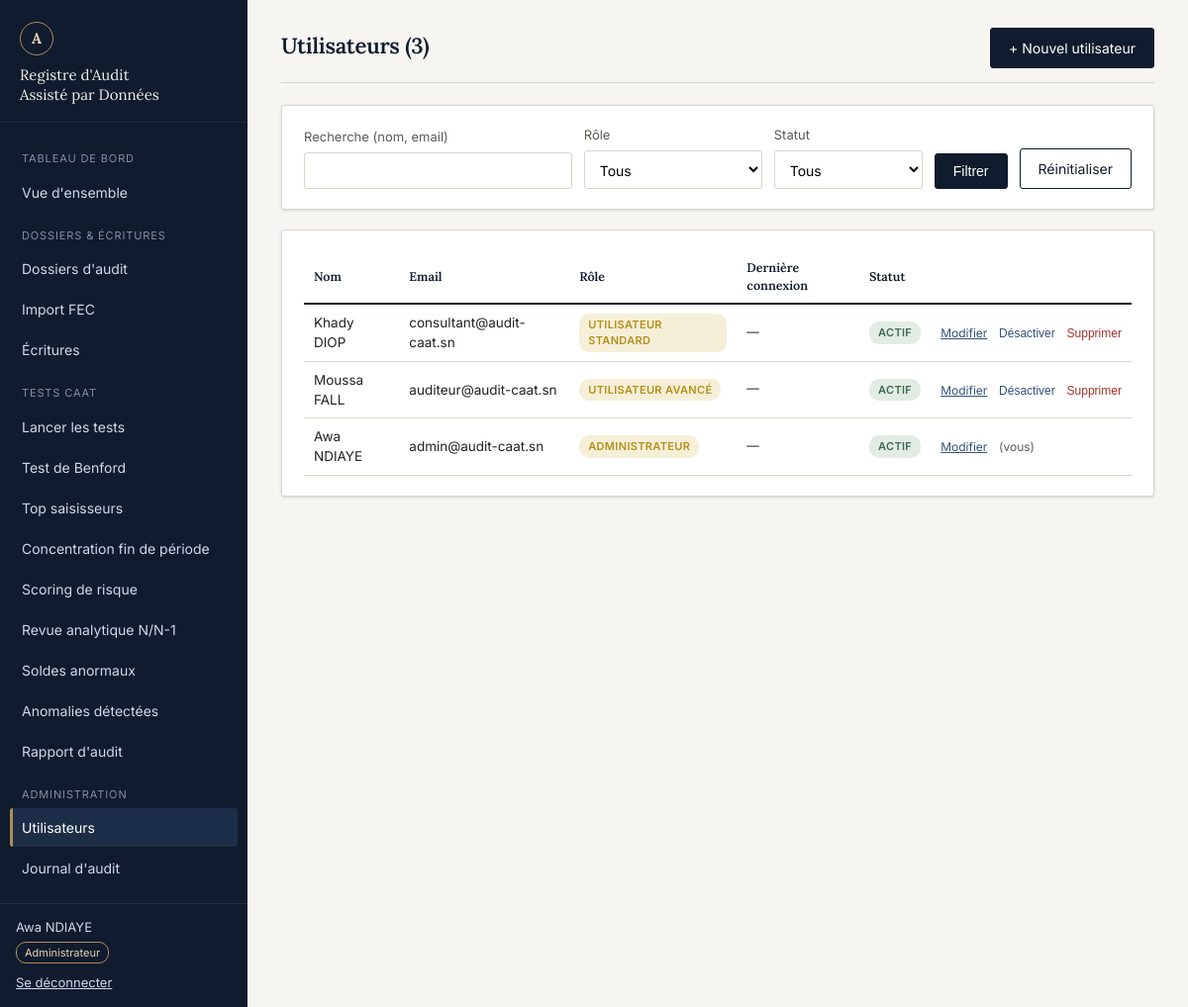
The app's page /modules/utilisateurs/liste.php (signed in) with its own data.
### tables this page shows
CREATE TABLE utilisateurs (
    id                  INT AUTO_INCREMENT PRIMARY KEY,
    nom                 VARCHAR(80) NOT NULL,
    prenom              VARCHAR(80) NOT NULL,
    email               VARCHAR(150) NOT NULL UNIQUE,
    mot_de_passe_hash   VARCHAR(255) NOT NULL,        
    role_id             INT NOT NULL,
    actif               TINYINT(1) NOT NULL DEFAULT 1,
    derniere_connexion  DATETIME NULL,
    date_creation       DATETIME NOT NULL DEFAULT CURRENT_TIMESTAMP,
    CONSTRAINT fk_utilisateurs_role FOREIGN KEY (role_id) REFERENCES roles(id)
        ON UPDATE CASCADE ON DELETE RESTRICT
);

CREATE TABLE roles (
    id            INT AUTO_INCREMENT PRIMARY KEY,
    code          VARCHAR(30) NOT NULL UNIQUE,       
    libelle       VARCHAR(100) NOT NULL,
    description   VARCHAR(255)
);

### includes/auth.php (called while the page is built, shortened)
<?php
function utilisateurCourant(): ?array
{
    return $_SESSION['utilisateur'] ?? null;
}

### modules/utilisateurs/liste.php (the view, shortened to what this page needs)
<?php
require_once __DIR__ . '/../../includes/auth.php';
$pdo = Database::getConnexion();
$moi = utilisateurCourant();
$fRecherche = trim((string) ($_GET['q'] ?? ''));
$conditions = [];
$params = [];
$where = $conditions ? ('WHERE ' . implode(' AND ', $conditions)) : '';
$parPage = 20;
$page = max(1, filter_input(INPUT_GET, 'page', FILTER_VALIDATE_INT) ?: 1);
$offset = ($page - 1) * $parPage;
$stmtTotal = $pdo->prepare("SELECT COUNT(*) FROM utilisateurs u $where");
$stmtTotal->execute($params);
$total = (int) $stmtTotal->fetchColumn();
$sql = "SELECT u.*, r.libelle AS role_libelle, r.code AS role_code
        FROM utilisateurs u JOIN roles r ON r.id = u.role_id
        $where ORDER BY u.nom, u.prenom
        LIMIT :limite OFFSET :offset";
$stmt = $pdo->prepare($sql);
$stmt->bindValue('limite', $parPage, PDO::PARAM_INT);
$stmt->bindValue('offset', $offset, PDO::PARAM_INT);
$stmt->execute();
$utilisateurs = $stmt->fetchAll();
$pageActive = 'utilisateurs';
require __DIR__ . '/../../includes/header.php';
?>
<div class="app-shell">
  <?php require __DIR__ . '/../../includes/sidebar.php'; ?>
  <div class="contenu">
    <div class="topbar">
      <h1 style="margin:0;font-size:22px;">Utilisateurs (<?= $total ?>)</h1>
      <a class="btn" href="formulaire.php">+ Nouvel utilisateur</a>
    </div>
    <div class="carte">
      <form method="get" style="display:flex;gap:12px;flex-wrap:wrap;align-items:flex-end;">
        <div class="champ" style="flex:1;min-width:220px;margin-bottom:0;">
          <label for="q">Recherche (nom, email)</label>
          <input type="text" name="q" id="q" value="<?= htmlspecialchars($fRecherche, ENT_QUOTES, 'UTF-8') ?>">
        </div>
        <div class="champ" style="min-width:180px;margin-bottom:0;">
          <label for="role_id">Rôle</label>
          <select name="role_id" id="role_id">
            <option value="">Tous</option>
          </select>
        </div>
        <div class="champ" style="min-width:150px;margin-bottom:0;">
          <label for="actif">Statut</label>
          <select name="actif" id="actif">
            <option value="">Tous</option>
          </select>
        </div>
        <button type="submit" class="btn">Filtrer</button>
        <a href="?" class="btn btn-secondaire">Réinitialiser</a>
      </form>
    </div>
    <div class="carte">
      <table class="table-audit">
        <thead><tr><th>Nom</th><th>Email</th><th>Rôle</th><th>Dernière connexion</th><th>Statut</th><th></th></tr></thead>
        <tbody>
          <?php foreach ($utilisateurs as $u): ?>
            <tr>
              <td><?= htmlspecialchars($u['prenom'] . ' ' . $u['nom'], ENT_QUOTES, 'UTF-8') ?></td>
              <td><?= htmlspecialchars($u['email'], ENT_QUOTES, 'UTF-8') ?></td>
              <td><span class="badge badge-moyenne"><?= htmlspecialchars($u['role_libelle'], ENT_QUOTES, 'UTF-8') ?></span></td>
              <td style="font-size:12.5px;"><?= $u['derniere_connexion'] ? date('d/m/Y H:i', strtotime($u['derniere_connexion'])) : '—' ?></td>
              <td><span class="badge <?= $u['actif'] ? 'badge-ok' : 'badge-critique' ?>"><?= $u['actif'] ? 'Actif' : 'Désactivé' ?></span></td>
              <td style="white-space:nowrap;">
                <a href="formulaire.php?id=<?= (int) $u['id'] ?>" style="font-size:12px;margin-right:8px;">Modifier</a>
                <?php if ((int) $u['id'] !== (int) $moi['id']): ?>
                  <form method="post" action="changer_statut.php" style="display:inline;margin-right:8px;">
                    <button type="submit" style="font-size:12px;background:none;border:none;color:var(--encre-500);cursor:pointer;padding:0;">
                      <?= $u['actif'] ? 'Désactiver' : 'Activer' ?>
                    </button>
                  </form>
                  <form method="post" action="supprimer.php" style="display:inline;" onsubmit="return confirm('Supprimer définitivement cet utilisateur ?');">
                    <button type="submit" style="font-size:12px;background:none;border:none;color:var(--risque-critique);cursor:pointer;padding:0;">Supprimer</button>
                  </form>
                <?php else: ?>
                  <span style="font-size:12px;color:var(--texte-att);">(vous)</span>
                <?php endif; ?>
              </td>
            </tr>
          <?php endforeach; ?>
        </tbody>
      </table>
    </div>
  </div>
</div>
<?php require __DIR__ . '/../../includes/footer.php'; ?>

### includes/sidebar.php (shortened to what this page needs)
<?php
$u = utilisateurCourant();
$role = $u['role_code'];
function lienNav(string $cle, string $href, string $texte, string $pageActive): void
{
    $classe = ($cle === $pageActive) ? 'lien actif' : 'lien';
    echo '<a class="' . $classe . '" href="' . htmlspecialchars($href, ENT_QUOTES, 'UTF-8') . '">'
        . htmlspecialchars($texte, ENT_QUOTES, 'UTF-8') . '</a>';
}
?>
<div class="sidebar">
  <div class="brand">
    <div class="brand-mark">A</div>
    <div class="brand-titre">Registre d'Audit<br>Assisté par Données</div>
  </div>
  <nav>
    <div class="groupe-titre">Tableau de bord</div>
    <?php lienNav('dashboard', BASE_URL . '/dashboard.php', 'Vue d\'ensemble', $pageActive); ?>
    <div class="groupe-titre">Dossiers &amp; écritures</div>
    <?php if (in_array($role, ['ADMIN', 'AVANCE'], true)): ?>
      <?php lienNav('import', BASE_URL . '/modules/import/import_fec.php', 'Import FEC', $pageActive); ?>
    <?php endif; ?>
    <div class="groupe-titre">Tests CAAT</div>
    <?php if (in_array($role, ['ADMIN', 'AVANCE'], true)): ?>
      <?php lienNav('tests', BASE_URL . '/modules/tests/lancer.php', 'Lancer les tests', $pageActive); ?>
    <?php endif; ?>
    <?php if ($role === 'ADMIN'): ?>
      <div class="groupe-titre">Administration</div>
    <?php endif; ?>
  </nav>
  <div class="pied-utilisateur">
    <div><?= htmlspecialchars($u['prenom'] . ' ' . $u['nom'], ENT_QUOTES, 'UTF-8') ?></div>
    <span class="role-badge"><?= htmlspecialchars($u['role_libelle'], ENT_QUOTES, 'UTF-8') ?></span>
    <div style="margin-top:10px;">
      <a href="<?= BASE_URL ?>/logout.php" style="color:#cfd8e6;font-size:13px;">Se déconnecter</a>
    </div>
  </div>
</div>

### assets/css/style.css (style rules this page uses)
:root { --encre-900: #101b2d; --encre-700: #1c2d47; --encre-500: #35507a; --papier: #f6f5f1; --papier-2: #ecebe4; --ligne: #d8d5c9; --texte: #232323; --texte-att: #5c5c56; --or: #b08d57; --or-clair: #e4d3ae; --risque-critique: #a5312a; --risque-elevee: #c0662a; --risque-moyenne: #b3901c; --risque-faible: #5f7a5f; --ok: #3d6b4f; --rayon: 3px; --ombre: 0 1px 3px rgba(16, 27, 45, 0.12); }
* { box-sizing: border-box; }
body { margin: 0; background: var(--papier); color: var(--texte); font-family: 'Inter', system-ui, -apple-system, sans-serif; font-size: 15px; line-height: 1.5; }
h1, h2, h3, .titre-serif { font-family: 'Lora', Georgia, serif; color: var(--encre-900); font-weight: 600; letter-spacing: -0.01em; }
a { color: var(--encre-500); }
.app-shell { display: flex; min-height: 100vh; }
.sidebar { width: 250px; background: var(--encre-900); color: #cfd8e6; flex-shrink: 0; padding: 0; display: flex; flex-direction: column; }
.sidebar .brand { padding: 22px 20px 18px; border-bottom: 1px solid rgba(255,255,255,0.08); }
.sidebar .brand-mark { display: inline-flex; align-items: center; justify-content: center; width: 34px; height: 34px; border: 1.5px solid var(--or); border-radius: 50%; color: var(--or-clair); font-family: 'Lora', serif; font-weight: 700; font-size: 15px; margin-bottom: 10px; }
.sidebar .brand-titre { font-family: 'Lora', serif; font-size: 15px; line-height: 1.3; color: #f1efe8; }
.sidebar nav { padding: 14px 10px; flex: 1; overflow-y: auto; }
.sidebar .groupe-titre { font-size: 11px; text-transform: uppercase; letter-spacing: 0.08em; color: #7f8ea8; padding: 14px 12px 6px; }
.sidebar a.lien { display: block; padding: 9px 12px; border-radius: var(--rayon); color: #cfd8e6; text-decoration: none; font-size: 14px; margin-bottom: 2px; }
.sidebar a.lien.actif { background: var(--encre-700); color: #fff; border-left: 3px solid var(--or); padding-left: 9px; }
.sidebar .pied-utilisateur { border-top: 1px solid rgba(255,255,255,0.08); padding: 14px 16px; font-size: 13px; }
.sidebar .pied-utilisateur .role-badge { display: inline-block; margin-top: 4px; font-size: 11px; padding: 2px 8px; border: 1px solid var(--or); color: var(--or-clair); border-radius: 10px; }
.contenu { flex: 1; min-width: 0; padding: 28px 34px 50px; }
.topbar { display: flex; justify-content: space-between; align-items: baseline; margin-bottom: 22px; border-bottom: 1px solid var(--ligne); padding-bottom: 14px; }
.carte { background: #fff; border: 1px solid var(--ligne); border-radius: var(--rayon); box-shadow: var(--ombre); padding: 20px 22px; margin-bottom: 20px; }
.badge { display: inline-block; font-size: 11px; font-weight: 600; padding: 3px 9px; border-radius: 10px; text-transform: uppercase; letter-spacing: 0.03em; }
.badge-moyenne { background: #f6efd8; color: var(--risque-moyenne); }
.badge-ok { background: #e2ece5; color: var(--ok); }
table.table-audit { width: 100%; border-collapse: collapse; font-size: 13.5px; }
table.table-audit th { text-align: left; font-family: 'Lora', serif; font-weight: 600; font-size: 12.5px; color: var(--encre-900); border-bottom: 2px solid var(--encre-900); padding: 8px 10px; }
table.table-audit td { padding: 8px 10px; border-bottom: 1px solid var(--ligne); }
.btn { display: inline-block; padding: 9px 18px; border-radius: var(--rayon); border: 1px solid var(--encre-900); background: var(--encre-900); color: #fff; font-size: 14px; cursor: pointer; text-decoration: none; }
.btn-secondaire { background: transparent; color: var(--encre-900); }
.champ { margin-bottom: 16px; }
.champ label { display: block; font-size: 13px; color: var(--texte-att); margin-bottom: 5px; }
.champ input, .champ select { width: 100%; padding: 9px 11px; border: 1px solid var(--ligne); border-radius: var(--rayon); font-size: 14px; font-family: inherit; background: #fff; }

### records on screen
utilisateurs: prenom+nom "Awa NDIAYE", email "admin@audit-caat.sn", role.libelle "ADMINISTRATEUR", actif "ACTIF", shows "(vous)"
roles: libelle "Administrateur"
utilisateurs: prenom+nom "Khady DIOP", email "consultant@audit-caat.sn", role.libelle "UTILISATEUR STANDARD", actif "ACTIF"
utilisateurs: prenom+nom "Moussa FALL", email "auditeur@audit-caat.sn", role.libelle "UTILISATEUR AVANCÉ", actif "ACTIF"

### other values on screen
$total "3"
